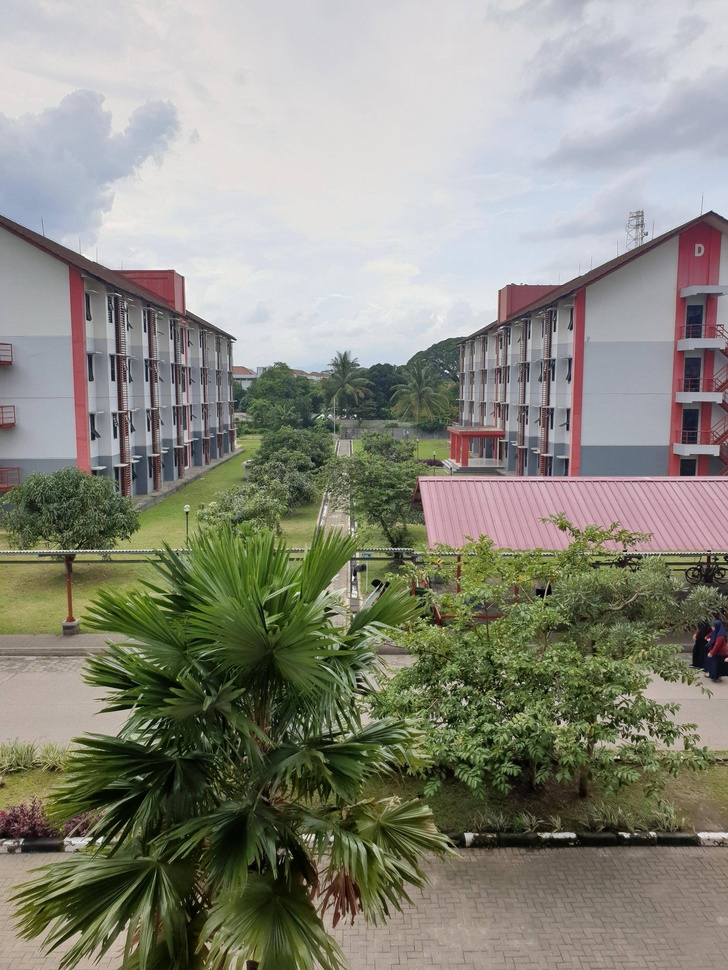
#> input picture dorm.jpg, 728 x 970 px, shrunk from 2117 x 2822 before the run
$ python gaussian_blurring_finish.py
#> lines starting #> are read from the running program, lines starting #| are printed output that depends on the picture

from PIL import Image
from numpy import *
from scipy.ndimage import filters
from matplotlib import pyplot as plt

im = array(Image.open('dorm.jpg'))
#> im is the input picture: shape (970, 728, 3); mean R, G, B 138.3, 138.6, 126.3
im2 = zeros(im.shape)
for i in range(3):
    im2[:,:,i] = filters.gaussian_filter(im[:,:,i],2)
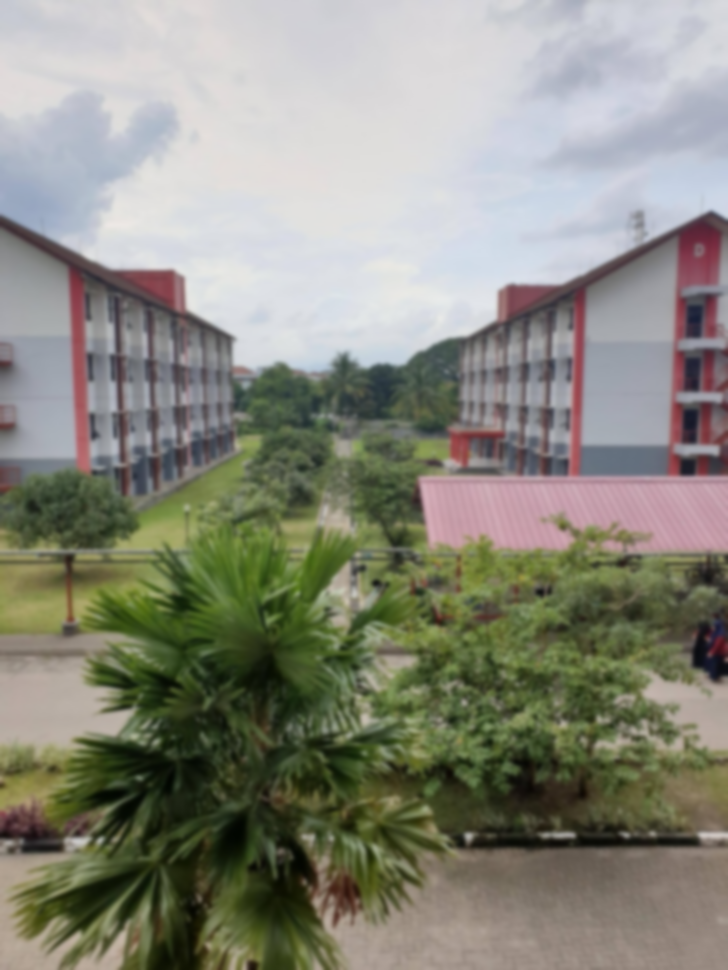
#> im2: shape (970, 728, 3) float64; mean R, G, B 137.3, 137.6, 125.3
im2 = uint8(im2)

plt.subplot(121),plt.imshow(im),plt.title('Original Image')
plt.subplot(122),plt.imshow(im2),plt.title('Blurred Image 2')
plt.show()
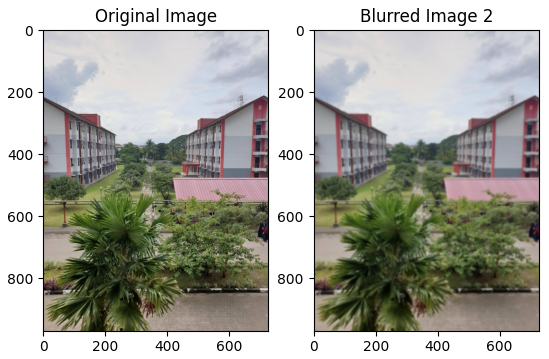
#> figure drawn by matplotlib, 2 panels

im1 = zeros(im.shape)
for i in range(3):
    im1[:,:,i] = filters.gaussian_filter(im[:,:,i],5)
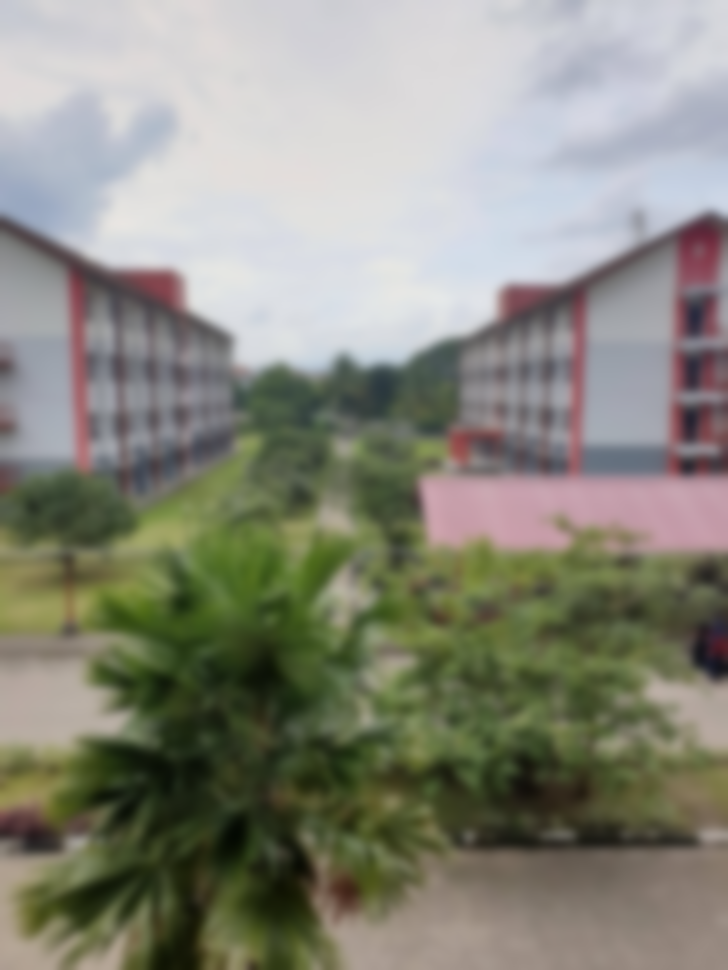
#> im1: shape (970, 728, 3) float64; mean R, G, B 137.3, 137.6, 125.3
im1 = uint8(im1)
for i in range(3):
    im2[:,:,i] = filters.gaussian_filter(im[:,:,i],10)
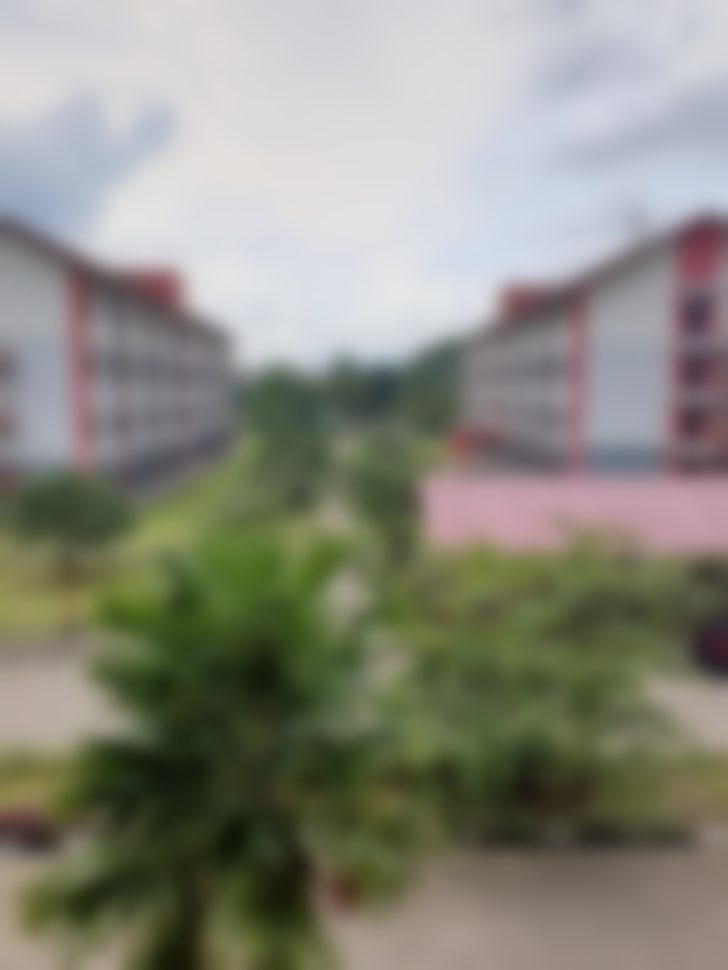
#> im2: shape (970, 728, 3); mean R, G, B 137.3, 137.6, 125.3
im2 = uint8(im2)

plt.subplot(121),plt.imshow(im1),plt.title('Blurred Image 5')
plt.subplot(122),plt.imshow(im2),plt.title('Blurred Image 10')
plt.show()
